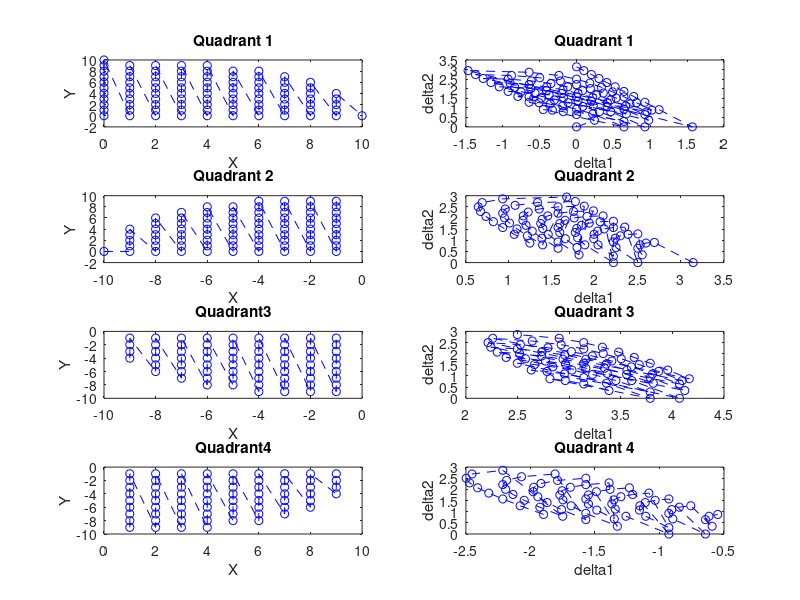
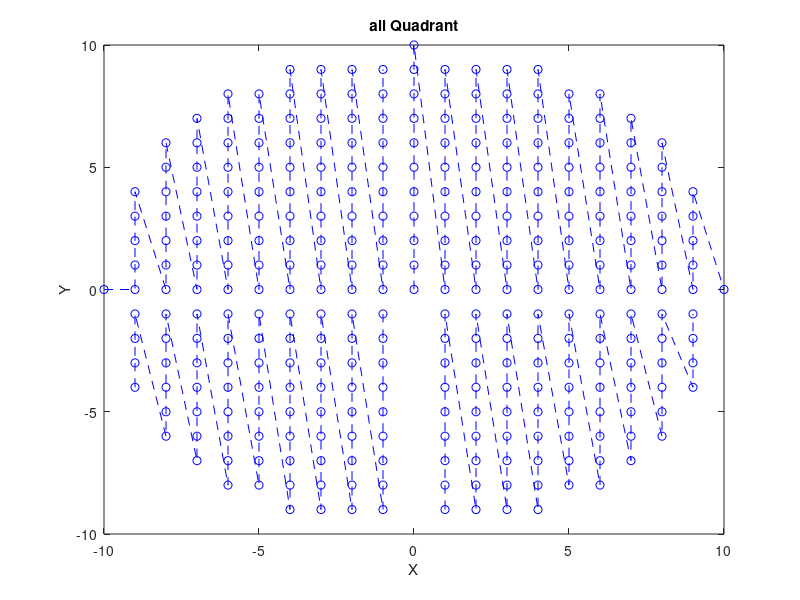
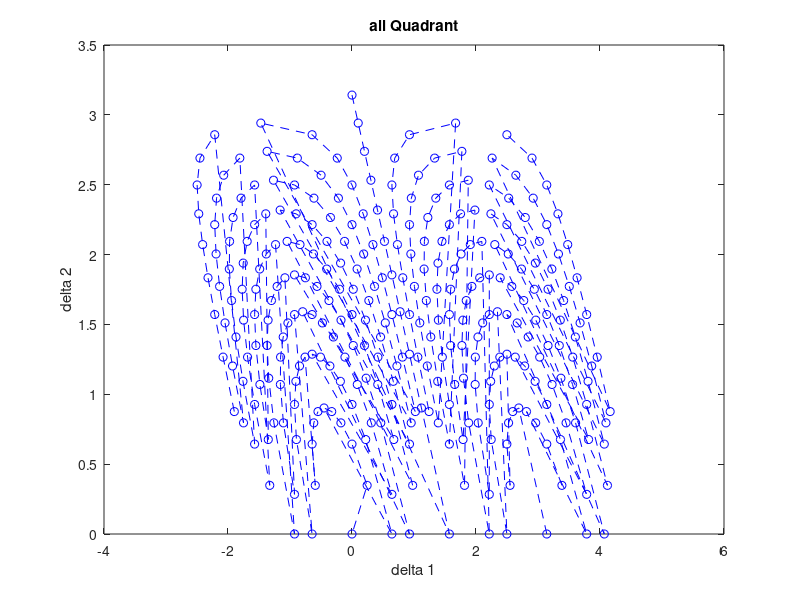

These charts were generated, in order, by the following MATLAB code:
clear all
clc
close all
a1 = 5;
a2 = 5;
X = 5;
Y = 5;
k1 = 1;
k2 = 1;
k3 = 1;
k4 = 1;
% x and y are positive 
for X = 0:a1+a2  
    for Y = 0:a1+a2
        if X*X+Y*Y <= (a1+a2)^2
            delta2(k1) = acos((X*X+Y*Y-a1*a1-a2*a2)/(2*a1*a2));
            delta1(k1) = atan(Y/X) - atan((a2*sin(delta2(k1)))/(a1+a2*cos(delta2(k1))));
            if X ==0 && Y == 0
                delta1(k1)=0;
            end
            X1(k1) = a1*cos(delta1(k1))+a2*cos(delta1(k1)+delta2(k1));
            Y1(k1) = a1*sin(delta1(k1))+a2*sin(delta1(k1)+delta2(k1));
            k1 = k1 + 1;
        end
    end
end

% x is negative and y is positive
for X = -(a1+a2):-1  
    for Y = 0:a1+a2
        if X*X+Y*Y <= (a1+a2)^2
            delta22(k2) = acos((X*X+Y*Y-a1*a1-a2*a2)/(2*a1*a2));
            delta11(k2) = atan(Y/X) - atan((a2*sin(delta22(k2)))/(a1+a2*cos(delta22(k2))));
            delta11(k2) = delta11(k2) + pi;
            if X ==0 && Y == 0
                delta11(k2)=0;
            end
            X2(k2) = a1*cos(delta11(k2))+a2*cos(delta11(k2)+delta22(k2));
            Y2(k2) = a1*sin(delta11(k2))+a2*sin(delta11(k2)+delta22(k2));
            k2 = k2 + 1;
        end
    end
end

% x and y are negative 
for X = -(a1+a2):-1  
    for Y = -(a1+a2):-1
        if X*X+Y*Y <= (a1+a2)^2
            delta222(k3) = acos((X*X+Y*Y-a1*a1-a2*a2)/(2*a1*a2));
            delta111(k3) = atan(Y/X) - atan((a2*sin(delta222(k3)))/(a1+a2*cos(delta222(k3))));
            delta111(k3) = delta111(k3) + pi;
            if X ==0 && Y == 0
                delta111(k3)=0;
            end
            X3(k3) = a1*cos(delta111(k3))+a2*cos(delta111(k3)+delta222(k3));
            Y3(k3) = a1*sin(delta111(k3))+a2*sin(delta111(k3)+delta222(k3));
            k3 = k3 + 1;
        end
    end
end

% x is positive y is negative
for X = 1:a1+a2  
    for Y = -(a1+a2):-1
        if X*X+Y*Y <= (a1+a2)^2
            delta2222(k4) = acos((X*X+Y*Y-a1*a1-a2*a2)/(2*a1*a2));
            delta1111(k4) = atan(Y/X) - atan((a2*sin(delta2222(k4)))/(a1+a2*cos(delta2222(k4))));
            if X ==0 && Y == 0
                delta1111(k4)=0;
            end
            X4(k4) = a1*cos(delta1111(k4))+a2*cos(delta1111(k4)+delta2222(k4));
            Y4(k4) = a1*sin(delta1111(k4))+a2*sin(delta1111(k4)+delta2222(k4));
            k4 = k4 + 1;
        end
    end
end

subplot(4,2,1)
n=1:k1-1;
plot(X1(n),Y1(n),'b--o')
title('Quadrant 1')
xlabel('X')
ylabel('Y')

subplot(4,2,2)
n=1:k1-1;
plot(delta1(n),delta2(n),'b--o')
title('Quadrant 1')
xlabel('delta1')
ylabel('delta2')

subplot(4,2,3)
n=1:k2-1;
plot(X2(n),Y2(n),'b--o')
title('Quadrant 2')
xlabel('X')
ylabel('Y')

subplot(4,2,4)
n=1:k2-1;
plot(delta11(n),delta22(n),'b--o')
title('Quadrant 2')
xlabel('delta1')
ylabel('delta2')

subplot(4,2,5)
n=1:k3-1;
plot(X3(n),Y3(n),'b--o')
title('Quadrant3')
xlabel('X')
ylabel('Y')

subplot(4,2,6)
n=1:k3-1;
plot(delta111(n),delta222(n),'b--o')
title('Quadrant 3')
xlabel('delta1')
ylabel('delta2')

subplot(4,2,7)
n=1:k4-1;
plot(X4(n),Y4(n),'b--o')
title('Quadrant4')
xlabel('X')
ylabel('Y')

subplot(4,2,8)
n=1:k4-1;
plot(delta1111(n),delta2222(n),'b--o')
title('Quadrant 4')
xlabel('delta1')
ylabel('delta2')

figure
n=1:k1-1;
plot(X1(n),Y1(n),'b--o')
hold on
n=1:k2-1;
plot(X2(n),Y2(n),'b--o')
hold on
n=1:k3-1;
plot(X3(n),Y3(n),'b--o')
hold on
n=1:k4-1;
plot(X4(n),Y4(n),'b--o')
title('all Quadrant')
xlabel('X')
ylabel('Y')
hold off

figure
n=1:k1-1;
plot(delta1(n),delta2(n),'b--o')
hold on
n=1:k2-1;
plot(delta11(n),delta22(n),'b--o')
hold on
n=1:k3-1;
plot(delta111(n),delta222(n),'b--o')
hold on
n=1:k4-1;
plot(delta1111(n),delta2222(n),'b--o')
title('all Quadrant')
xlabel('delta 1')
ylabel('delta 2')
hold off

%delta2n = -acos((X*X+Y*Y-a1*a1-a2*a2)/(2*a1*a2))
%delta1n = atan(Y/X) + atan((a2*sin(delta2n))/(a1+a2*cos(delta2n)))

%Xn=a1*cos(delta1n)+a2*cos(delta1n+delta2n)
%Yn=a1*sin(delta1n)+a2*sin(delta1n+delta2n)